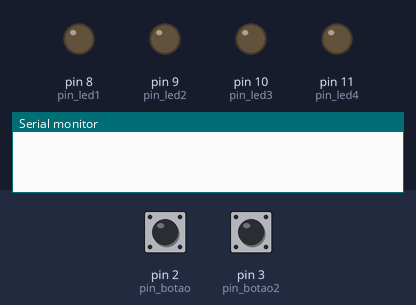
This sketch was run on a simulated Arduino Uno, built with avr-gcc and run on an emulated ATmega328P. Shown: output pins drawn as LEDs (lit = HIGH), the last lines printed to the serial monitor. The inputs (shaded band) are chosen by the test bench; at power-on: pin 2 (pin_botao) LOW, pin 3 (pin_botao2) LOW.

Above: at 1.2 s.
1.3 s: pin 2 (pin_botao) pulled HIGH for 0.15 s
At 1.37 s:
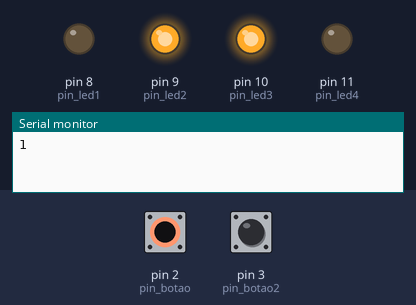
2.9 s: pin 2 (pin_botao) pulled HIGH for 3.2 s
At 7.0 s:
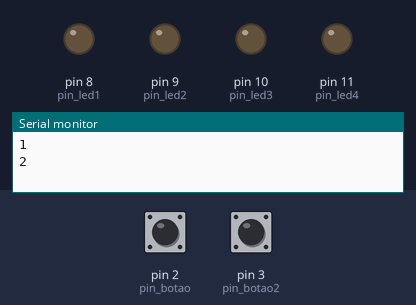
7.6 s: pin 3 (pin_botao2) pulled HIGH for 3.2 s
At 8.2 s:
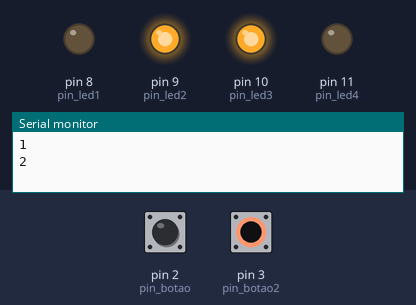
12.3 s: pin 2 (pin_botao) driven HIGH and pin 3 (pin_botao2) driven HIGH
At 12.9 s:
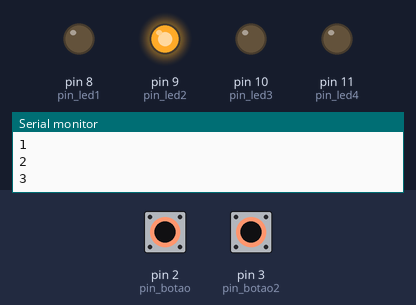
Timing chart, 0 to 14.8 s (numbered marks = the images above; inputs shaded):
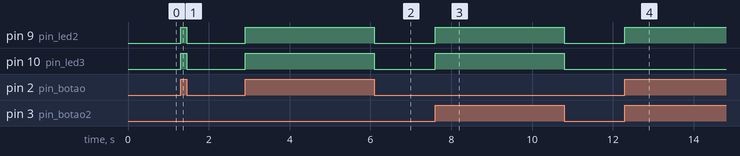

Measured:
- after the input at 1.3 s, pin 9 (pin_led2), pin 10 (pin_led3): LOW → HIGH at once, → LOW 0.15 s later
- after the input at 2.9 s, pin 9 (pin_led2), pin 10 (pin_led3): LOW → HIGH at once, → LOW 3.2 s later
- after the input at 7.6 s, pin 9 (pin_led2), pin 10 (pin_led3): LOW → HIGH at once, → LOW 3.2 s later
- after the input at 12.3 s, pin 9 (pin_led2): LOW → HIGH at once

The sketch:

aula_15_ex_1.ino
```cpp
#define pin_led1 8
#define pin_led2 9
#define pin_led3 10
#define pin_led4 11
#define pin_botao 2
#define pin_botao2 3
int conta = 0;
int tic = 0;

void setup() {
Serial.begin(9600);
pinMode(pin_led1, OUTPUT);
pinMode(pin_led2, OUTPUT);
pinMode(pin_led3, OUTPUT);
pinMode(pin_led4, OUTPUT);
pinMode(pin_botao, INPUT);
pinMode(pin_botao2, INPUT);
}


void loop() {
  bool est1 = digitalRead(pin_botao);
  bool est2 = digitalRead(pin_botao2);

  if ((est1==1)&&(tic==0)){
    conta+=1;
    tic +=1;
    Serial.println(conta);
  }
  if ((est1== 0)) {
    tic=0;
  }
  // } else {
  //   digitalWrite(pin_led1, 0);
  // }
  if ((est1==1)||(est2==1)){
    digitalWrite(pin_led2, 1);
  } else {
    digitalWrite(pin_led2, 0);
  }
  if ((est1==1)^(est2==1)){
    digitalWrite(pin_led3, 1);
  } else {
    digitalWrite(pin_led3, 0);

  }
  }
```
